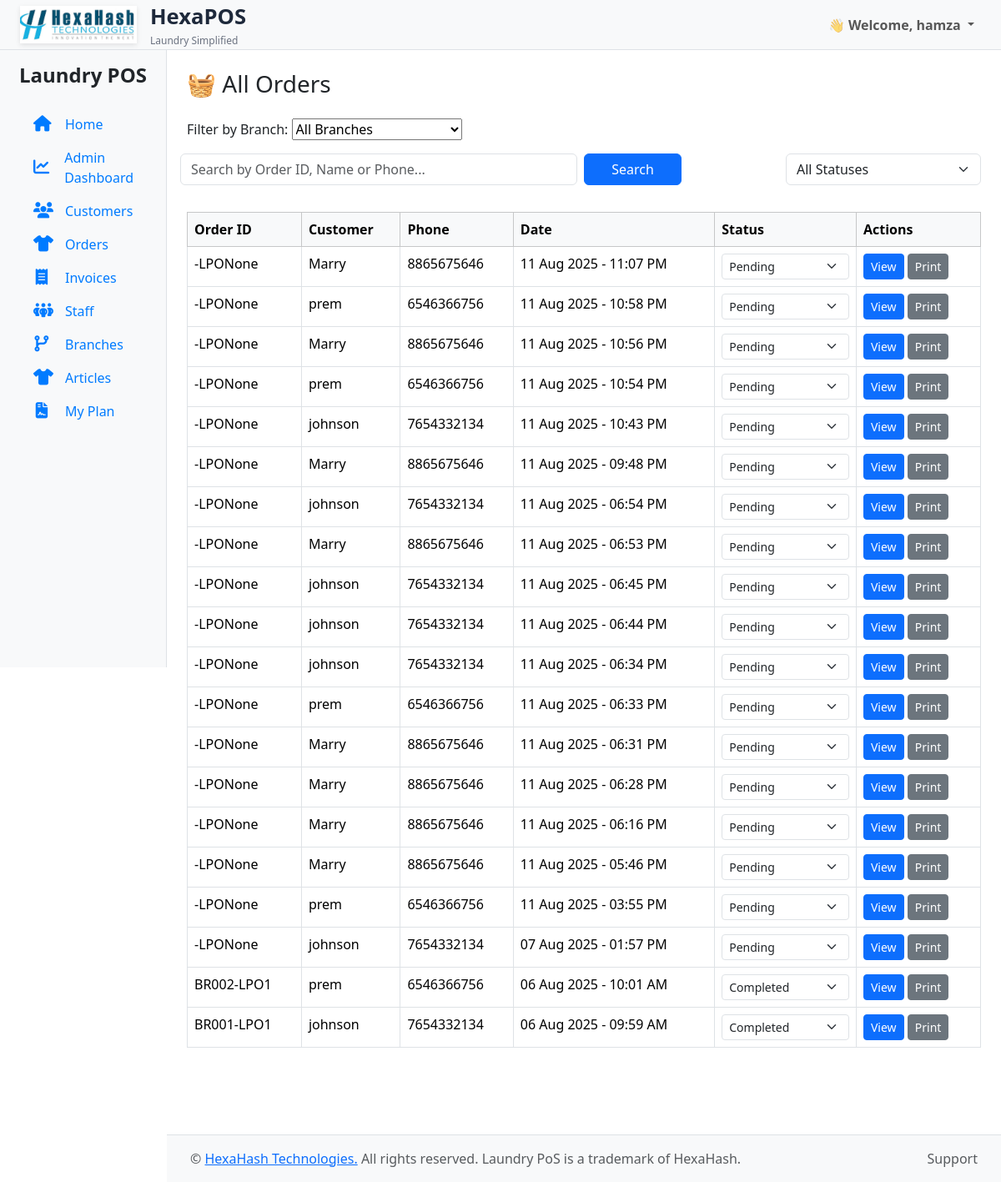
Page /orders/ (signed in) on the committed database.
### accounts/models.py (models this page shows, shortened)
class CustomUser(AbstractUser):
    is_superadmin = models.BooleanField(default=False)
    is_org_admin = models.BooleanField(default=False)
    organization = models.ForeignKey('laundry.Organization', null=True, blank=True, on_delete=models.CASCADE)

### laundry/models.py (models this page shows, shortened)
class Order(models.Model):
    STATUS_CHOICES = [
        ('Pending', 'Pending'),
        ('Completed', 'Completed'),
    ]
    PAYMENT_METHOD_CHOICES = [
        ('Cash', 'Cash'),
        ('UPI', 'UPI'),
        ('Online', 'Online'),
        ('Card', 'Card'),
    ]
    organization = models.ForeignKey('Organization', on_delete=models.CASCADE, null=True, blank=True)
    customer = models.ForeignKey(Customer, on_delete=models.CASCADE)
    branch = models.ForeignKey('Branch', on_delete=models.CASCADE, null=True, blank=True)
    weight_kg = models.FloatField()
    services_items = models.TextField(
        blank=True,
        help_text="Use format: Service: Item Description × Quantity\nExample:\nIroning: Shirt (With Wash) × 2"
    )
    total_amount = models.DecimalField(max_digits=10, decimal_places=2)
    payment_method = models.CharField(max_length=10, choices=PAYMENT_METHOD_CHOICES, default='Cash')
    status = models.CharField(max_length=10, choices=STATUS_CHOICES, default='Pending')
    is_paid = models.BooleanField(default=False)
    created_at = models.DateTimeField(auto_now_add=True)
    branch_order_number = models.PositiveIntegerField(null=True, blank=True, editable=False)
    class Meta:
        ordering = ['-created_at']

class Customer(models.Model):
    organization = models.ForeignKey('Organization', on_delete=models.CASCADE, null=True, blank=True)
    name = models.CharField(max_length=100)
    phone = models.CharField(max_length=10)
    email = models.EmailField(blank=True)
    branch = models.ForeignKey('Branch', on_delete=models.CASCADE, null=True, blank=True, related_name='customers')
    branch_customer_number = models.PositiveIntegerField(null=True, blank=True, editable=False)

class Branch(models.Model):
    organization = models.ForeignKey(
        'Organization',
        on_delete=models.CASCADE,
        related_name='branches'
    )
    name = models.CharField(max_length=100, unique=True)
    code = models.CharField(max_length=10, help_text="e.g., BR001, BR002")  # removed unique=True
    address = models.TextField(blank=True, null=True)
    phone = models.CharField(max_length=15, blank=True, null=True)
    created_by = models.ForeignKey(
        settings.AUTH_USER_MODEL,
        on_delete=models.SET_NULL,
        null=True,
        blank=True
    )
    created_at = models.DateTimeField(auto_now_add=True)
    class Meta:
        unique_together = ('organization', 'code')  # ✅ Enforce per-org uniqueness

### laundry/views.py (the view)
# urls.py: path('orders/', views.order_list, name='order_list'),
@login_required
def order_list(request):
    query = request.GET.get('q', '')
    status_filter = request.GET.get('status', '')
    selected_branch_id = request.GET.get('branch_id')  # ✅ Step 1: Get selected branch
    branches = Branch.objects.filter(organization=request.user.organization)
    if hasattr(request.user, 'staff'):
        orders = Order.objects.select_related('customer').filter(branch=request.user.staff.branch,organization=request.user.organization)
    else:
        if selected_branch_id and selected_branch_id != "all":
            orders = Order.objects.select_related('customer').filter(branch_id=selected_branch_id,organization=request.user.organization)
        else:
            orders = Order.objects.select_related('customer').filter(organization=request.user.organization)
    if query:
        orders = orders.filter(
            Q(id__icontains=query) |
            Q(customer__name__icontains=query) |
            Q(customer__phone__icontains=query)
        )
    if status_filter:
        orders = orders.filter(status=status_filter)
    return render(request, 'orders/list.html', {
        'orders': orders.order_by('-created_at'),
        'query': query,
        'status_filter': status_filter,
        'branches': branches,
        'selected_branch_id': selected_branch_id,
    })

### laundry/context_processors.py (called while the page is built)
def all_organizations(request):
    return {
        'all_organizations': Organization.objects.all().order_by("name")
    }

def org_context(request):
    if request.user.is_authenticated and hasattr(request.user, 'organization'):
        return {
            'organization': request.user.organization
        }
    return {}

### templates/orders/list.html (shortened to what this page needs)
{% extends 'laundry/base.html' %}
{% block content %}
<div class="container py-4">
  <h3 class="mb-4">🧺 All Orders</h3>
{% if request.user.is_superuser or request.user.is_org_admin %}
  <form method="get" class="simple-branch-filter-form">
    <label for="branch-select">Filter by Branch:</label>
    <select name="branch_id" id="branch-select" onchange="this.form.submit()">
      <option value="all" {% if not selected_branch_id or selected_branch_id == 'all' %}selected{% endif %}>
        All Branches
      </option>
    </select>
  </form>
{% endif %}
  <div class="row mb-3">
<form method="get" class="row g-2 mb-3">
  <div class="col-md-6">
    <input type="text" name="q" value="{{ request.GET.q }}" class="form-control" placeholder="Search by Order ID, Name or Phone...">
  </div>
    <div class="col-sm-3">
    <button type="submit" class="btn btn-primary w-50">Search</button>
  </div>
  <div class="col-md-3">
    <select name="status" class="form-select" onchange="this.form.submit()">
      <option value="">All Statuses</option>
    </select>
  </div>
</form>
  </div>
  <div class="table-responsive">
    <table class="table table-bordered table-hover">
      <thead class="table-light">
        <tr>
          <th>Order ID</th>
          <th>Customer</th>
          <th>Phone</th>
          <th>Date</th>
          <th>Status</th>
          <th>Actions</th>
        </tr>
      </thead>
      <tbody id="ordersTable">
        {% for order in orders %}
        <tr>
        <td>{{ order.branch.code }}-LPO{{ order.branch_order_number }}</td>
          <td>{{ order.customer.name }}</td>
          <td>{{ order.customer.phone }}</td>
          <td>{{ order.created_at|date:"d M Y - h:i A" }}</td>
          <td>
            <select class="form-select form-select-sm status-dropdown" data-order-id="{{ order.id }}">
              <option value="Pending" {% if order.status == 'Pending' %}selected{% endif %}>Pending</option>
              <option value="Completed" {% if order.status == 'Completed' %}selected{% endif %}>Completed</option>
            </select>
          </td>
          <td>
            <a href="{% url 'invoice_view' order.id %}" class="btn btn-sm btn-primary">View</a>
            <a href="{% url 'invoice_view' order.id %}?print=true" class="btn btn-sm btn-secondary">Print</a>
          </td>
        </tr>
        {% empty %}
        <tr>
          <td colspan="6" class="text-center text-muted">No orders found.</td>
        </tr>
        {% endfor %}
      </tbody>
    </table>
  </div>
</div>
{% endblock %}

### templates/laundry/base.html (shortened to what this page needs)
<!DOCTYPE html>
{% load static %}
<html lang="en">
<head>
<link href="https://cdn.jsdelivr.net/npm/bootstrap@5.3.0/dist/css/bootstrap.min.css" rel="stylesheet">
<link href="https://cdnjs.cloudflare.com/ajax/libs/font-awesome/6.4.0/css/all.min.css" rel="stylesheet">
  <link rel="stylesheet" href="{% static 'css/bootstrap.min.css' %}">
  <link rel="stylesheet" href="{% static 'css/fontawesome.min.css' %}">
  <link rel="stylesheet" href="{% static 'css/all.min.css' %}">
  <link rel="stylesheet" href="{% static 'css/style.css' %}">
</head>
<body>
  <nav class="navbar navbar-expand-lg navbar-light bg-light px-4 d-none d-md-flex justify-content-between">
 <a class="navbar-brand d-flex align-items-center gap-3" href="https://hexahash.com/" target="_blank">
  <img src="{% static 'images/img.png' %}" alt="Logo"
       style="height: 45px; width: 140px; object-fit: cover; box-shadow: 0 2px 6px rgba(0,0,0,0.1);">
  <div class="d-flex flex-column">
    <span style="font-weight: 700; font-size: 1.6rem; color: #1e293b;">HexaPOS</span>
    <small style="font-size: 0.75rem; color: #6b7280;">Laundry Simplified</small>
  </div>
</a>
    {% if request.user.is_authenticated %}
    <ul class="navbar-nav">
      <li class="nav-item dropdown">
        <a class="nav-link dropdown-toggle fw-semibold" href="#" role="button" data-bs-toggle="dropdown">
          👋 Welcome, {{ request.user.username }}
        </a>
      </li>
    </ul>
    {% endif %}
  </nav>
  <div class="container-fluid">
    <div class="row">
      <nav id="sidebarMenu" class="col-md-2 d-md-block bg-light sidebar collapse show">
        <div class="position-sticky pt-3">
          <h4 class="text-center fw-bold d-none d-md-block mb-4">Laundry POS</h4>
          <ul class="nav flex-column px-3">
            <li class="nav-item">
              <a class="nav-link active" href="{% url 'home' %}">
                <i class="fas fa-home me-2"></i>Home
              </a>
            </li>
{% if request.user.is_authenticated %}
  <li class="nav-item">
    <a class="nav-link active" href="{% url 'dashboard' %}">
      <i class="fas fa-chart-line me-2"></i>
      {% if request.user.is_superuser %}
        SuperAdmin Dashboard
      {% elif request.user.is_org_admin %}
        Admin Dashboard
      {% else %}
        My Branch Dashboard
      {% endif %}
    </a>
  </li>
{% endif %}
            <li class="nav-item">
              <a class="nav-link" href="{% url 'customers' %}">
                <i class="fas fa-users me-2"></i>Customers
              </a>
            </li>
            <li class="nav-item">
              <a class="nav-link" href="{% url 'order_list' %}">
                <i class="fas fa-tshirt me-2"></i>Orders
              </a>
            </li>
            <li class="nav-item">
              <a class="nav-link" href="{% url 'invoice_list' %}">
                <i class="fas fa-receipt me-2"></i>Invoices
              </a>
            </li>
            {% if not request.user.staff %}
            <li class="nav-item">
              <a class="nav-link" href="{% url 'staff_list' %}">
                <i class="fa-solid fa-people-group me-2"></i>Staff
              </a>
            </li>
            {% endif %}
        {% if not request.user.staff %}
        <li class="nav-item">
          <a class="nav-link" href="{% url 'branch_list' %}">
            <i class="fas fa-code-branch me-2"></i>Branches
          </a>
        </li>
        {% endif %}
           {% if not request.user.staff %}
         <li class="nav-item">
            <a class="nav-link" href="{% url 'article_list' %}">
              <i class="fa-solid fa-shirt me-2" ></i>Articles
            </a>
          </li>
    <li class="nav-item">
            <a class="nav-link" href="{% url 'org_my_plan' %}">
             <i class="fa-solid fa-file-contract me-2"></i>My Plan
            </a>
          </li>
            {% endif %}
              </ul>
        </div>
      </nav>
      <main class="col-md-10 ms-sm-auto">
  {% block content %}{% endblock %}
</main>
    </div>
  </div>
<footer class="text-muted py-3 mt-5 border-top bg-light" style="margin-left: 200px;">
  <div class="container-fluid">
    <div class="d-flex justify-content-between align-items-center px-3">
      <p class="mb-0">
        &copy; {{ current_year }}
        <a href="https://hexahash.com/">HexaHash Technologies.</a>
        All rights reserved. Laundry PoS is a trademark of HexaHash.
      </p>
      <span>Support</span>
    </div>
  </div>
</footer>
</body>
</html>

### static/css/style.css (style rules this page uses)
.sidebar .nav-link { display: flex; align-items: center; gap: 10px; font-size: 1rem; color: #007bff; padding: 8px 12px; transition: 0.2s; }
.sidebar .nav-link i { font-size: 1.2rem; width: 20px; text-align: center; }
.navbar.d-md-flex { position: fixed; top: 0; left: 0; right: 0; height: 60px; z-index: 1040; background-color: #fff; border-bottom: 1px solid #dee2e6; }
.sidebar { position: fixed; top: 60px; left: 0; width: 200px; height: calc(100vh - 60px); overflow-y: auto; background-color: #f8f9fa; z-index: 1030; border-right: 1px solid #dee2e6; }
main { margin-left: 200px; margin-top: 60px; padding: 1rem 2rem; }
main { padding-top: 60px; }

### rows in the picture
CustomUser: user.username "hamza"
Order: branch_order_number "None", customer.name "Marry", customer.phone "8865675646", created_at "11 Aug 2025 - 11:07 PM", status+id "Pending"
Order: branch_order_number "None", customer.name "prem", customer.phone "6546366756", created_at "11 Aug 2025 - 10:58 PM", status+id "Pending"
Order: branch_order_number "None", customer.name "Marry", customer.phone "8865675646", created_at "11 Aug 2025 - 10:56 PM", status+id "Pending"
Order: branch_order_number "None", customer.name "prem", customer.phone "6546366756", created_at "11 Aug 2025 - 10:54 PM", status+id "Pending"
Order: branch_order_number "None", customer.name "johnson", customer.phone "7654332134", created_at "11 Aug 2025 - 10:43 PM", status+id "Pending"
Order: branch_order_number "None", customer.name "Marry", customer.phone "8865675646", created_at "11 Aug 2025 - 09:48 PM", status+id "Pending"
Order: branch_order_number "None", customer.name "johnson", customer.phone "7654332134", created_at "11 Aug 2025 - 06:54 PM", status+id "Pending"
Order: branch_order_number "None", customer.name "Marry", customer.phone "8865675646", created_at "11 Aug 2025 - 06:53 PM", status+id "Pending"
Order: branch_order_number "None", customer.name "johnson", customer.phone "7654332134", created_at "11 Aug 2025 - 06:45 PM", status+id "Pending"
Order: branch_order_number "None", customer.name "johnson", customer.phone "7654332134", created_at "11 Aug 2025 - 06:44 PM", status+id "Pending"
Order: branch_order_number "None", customer.name "johnson", customer.phone "7654332134", created_at "11 Aug 2025 - 06:34 PM", status+id "Pending"
Order: branch_order_number "None", customer.name "prem", customer.phone "6546366756", created_at "11 Aug 2025 - 06:33 PM", status+id "Pending"
Order: branch_order_number "None", customer.name "Marry", customer.phone "8865675646", created_at "11 Aug 2025 - 06:31 PM", status+id "Pending"
Order: branch_order_number "None", customer.name "Marry", customer.phone "8865675646", created_at "11 Aug 2025 - 06:28 PM", status+id "Pending"
Order: branch_order_number "None", customer.name "Marry", customer.phone "8865675646", created_at "11 Aug 2025 - 06:16 PM", status+id "Pending"
Order: branch_order_number "None", customer.name "Marry", customer.phone "8865675646", created_at "11 Aug 2025 - 05:46 PM", status+id "Pending"
Order: branch_order_number "None", customer.name "prem", customer.phone "6546366756", created_at "11 Aug 2025 - 03:55 PM", status+id "Pending"
Order: branch_order_number "None", customer.name "johnson", customer.phone "7654332134", created_at "07 Aug 2025 - 01:57 PM", status+id "Pending"
Order: branch.code "BR002", branch_order_number "1", customer.name "prem", customer.phone "6546366756", created_at "06 Aug 2025 - 10:01 AM", status+id "Completed"
Order: branch.code "BR001", branch_order_number "1", customer.name "johnson", customer.phone "7654332134", created_at "06 Aug 2025 - 09:59 AM", status+id "Completed"
